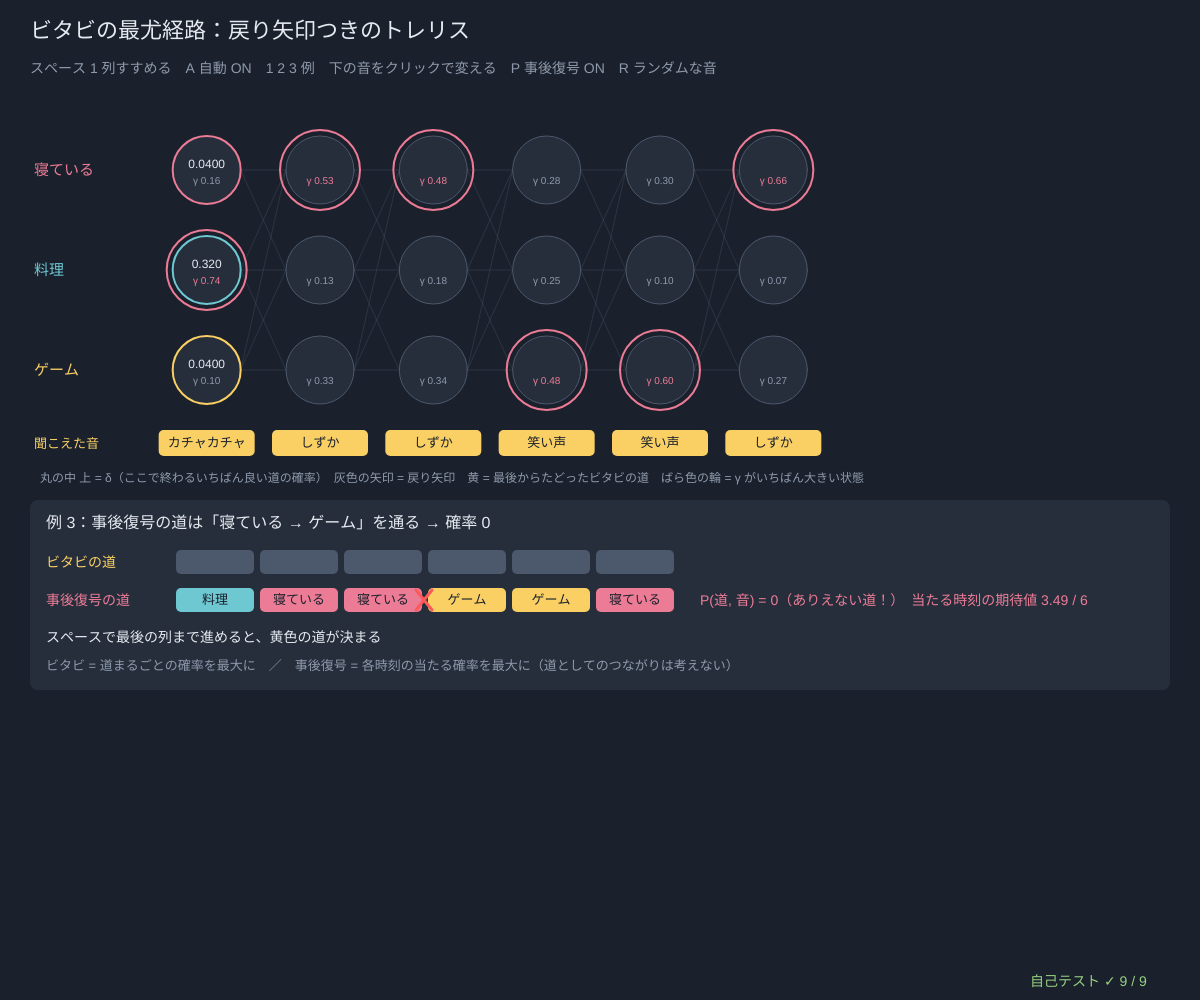
Frame 1 (no input)
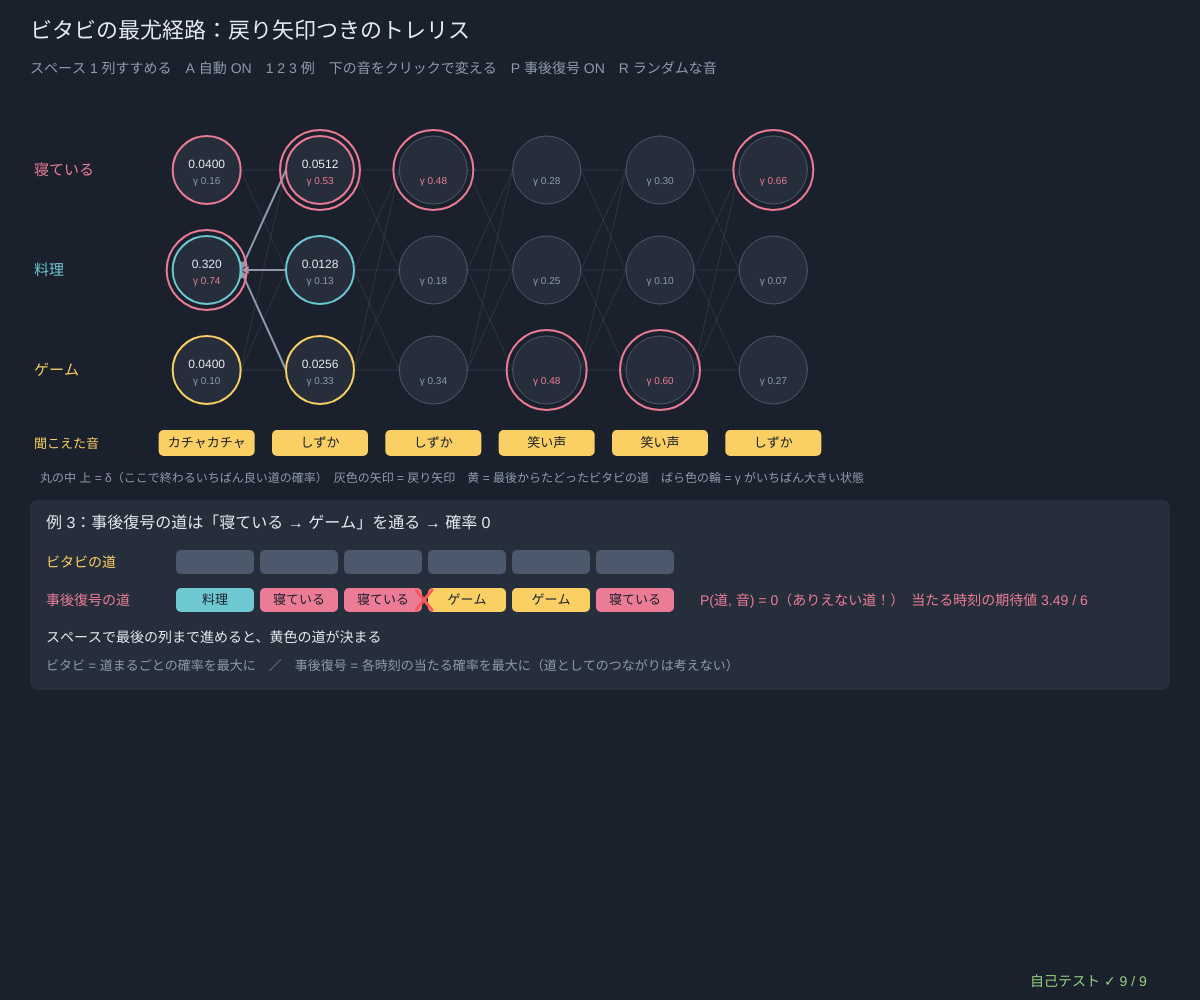
Frame 60 (no input)
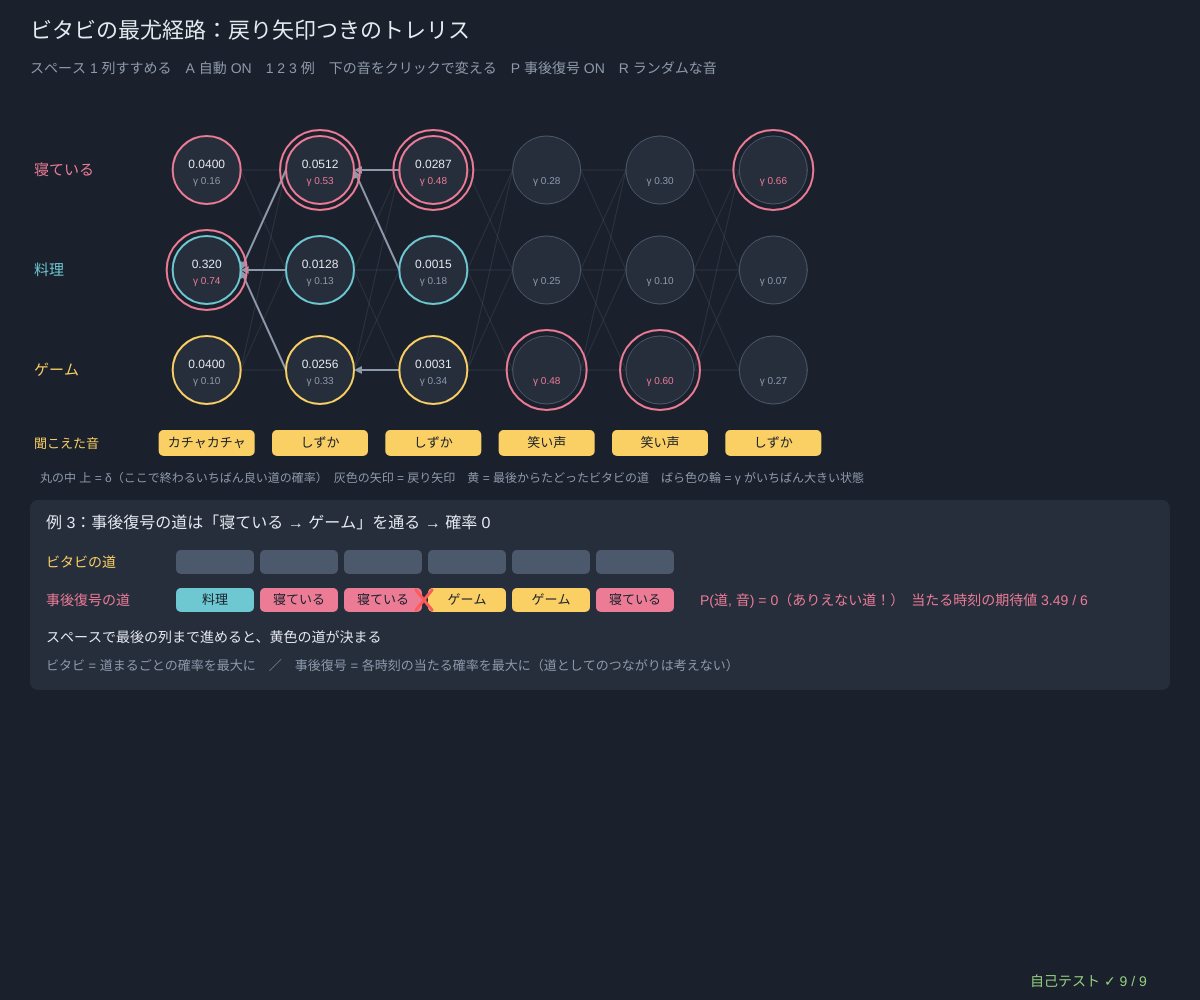
Frame 120 (the mouse pressed at the canvas centre since frame 60)

The p5.js sketch that drew these frames (run headless with seeded random() and noise() and a simulated clock; from frame 60 on, the mouse is pressed at the canvas centre):

// p5.js sketch
// ── sketch.js
// ============================================
// 03 ビタビの最尤経路 ─ となりの部屋の人（寝ている・料理・ゲーム）は見えず、聞こえる音（しずか・カチャカチャ・笑い声）だけがわかる。
// 「いちばんありそうな 1 本の道」をさがす：トレリスの各点に δ_t(j) = 「ここで終わるいちばん良い道の確率」と、1 つ前の状態への戻り矢印を書く。
//   δ_t(j) = b_j(x_t) × max_i δ_{t−1}(i) a_ij。最後の列でいちばん大きい点から、矢印を逆にたどる（足し算を max に変えた前向き。マックスプラスはシリーズ 59 の 13）
// 事後復号 = 時刻ごとに γ_t がいちばん大きい状態をつないだ道。ビタビの道とちがうことがあり、つないだ道が「ありえない」（確率 0）こともある
//   このモデルでは「寝ている → ゲーム」は起きない（a = 0）
// スペース 1 列すすめる / A 自動 / 1 2 3 例 / 下の音をクリックで変える / P 事後復号を表示 / R ランダムな音
// ============================================

const V_STATES = ['寝ている', '料理', 'ゲーム'], V_OBS = ['しずか', 'カチャカチャ', '笑い声'];
const room = {                           // ★ モデル（寝ている → ゲーム は 0）
  p0: [0.4, 0.4, 0.2],
  tr: [[0.7, 0.3, 0], [0.2, 0.4, 0.4], [0.2, 0.2, 0.6]],
  em: [[0.8, 0.1, 0.1], [0.1, 0.8, 0.1], [0.2, 0.2, 0.6]],
};
const EXAMPLES = [[0, 0, 1, 1, 2, 2], [2, 1, 0, 2, 2, 2], [1, 0, 0, 2, 2, 0]];   // ★ 例 1 同じ道 / 例 2 ちがう道 / 例 3 事後復号の道が確率 0
const EX_NOTES = ['例 1：2 つの道は同じ', '例 2：2 つの道がちがう', '例 3：事後復号の道は「寝ている → ゲーム」を通る → 確率 0'];
let seq = EXAMPLES[2].slice(), exNo = 2, colsDone = 1, auto = true, showPost = true, vit = null, sm = null, pd = [], obsHit = [];

function setup() {
  createCanvas(windowWidth, windowHeight);
  selfTest();
  seedRng(73); refresh();
}
function windowResized() { resizeCanvas(windowWidth, windowHeight); }
function refresh() { let eb = emTable(room, seq); vit = viterbiLog(room, eb); sm = smoothAll(room, eb); pd = postDecode(sm.gam); colsDone = 1; }
function expectedHits(gam, zs) { let s = 0; for (let t = 0; t < zs.length; t++) s += gam[t][zs[t]]; return s; }   // その道が当たっている時刻の数の期待値

function draw() {
  background(...BG);
  let len = seq.length, eb = emTable(room, seq), done = colsDone >= len;
  if (auto && frameCount % 45 === 0 && colsDone < len) colsDone++;
  hudTitle('ビタビの最尤経路：戻り矢印つきのトレリス', 'スペース 1 列すすめる　A 自動 ' + (auto ? 'ON' : 'OFF') + '　1 2 3 例　下の音をクリックで変える　P 事後復号 ' + (showPost ? 'ON' : 'OFF') + '　R ランダムな音');
  let gx = 150, gy = 120, gw = Math.max(520, width - 520), gh = 300, tx = (t) => gx + ((t + 0.5) * gw) / len, ty = (j) => gy + ((j + 0.5) * gh) / 3, r = Math.min(34, gw / len / 2 - 10);
  for (let j = 0; j < 3; j++) note(V_STATES[j], 34, ty(j) + 5, ST_COLS[j], 15);
  // うすい線 = できる遷移、太い線 = 戻り矢印（各点の「1 つ前」）
  for (let t = 1; t < len; t++) for (let i = 0; i < 3; i++) for (let j = 0; j < 3; j++) if (room.tr[i][j] > 0) { stroke(...LINEC, 90); strokeWeight(1); line(tx(t - 1) + r, ty(i), tx(t) - r, ty(j)); }
  for (let t = 1; t < colsDone; t++) for (let j = 0; j < 3; j++) {
    let i = vit.bp[t][j]; if (i < 0 || vit.dl[t][j] === -Infinity) continue;
    let onPath = done && vit.vitPath[t] === j; stroke(...(onPath ? LAN : DIMC)); fill(...(onPath ? LAN : DIMC)); strokeWeight(onPath ? 5 : 2);
    arrowLine(tx(t) - r, ty(j), tx(t - 1) + r, ty(i), onPath ? 12 : 8);
  }
  obsHit = [];
  for (let t = 0; t < len; t++) {
    for (let j = 0; j < 3; j++) {
      let on = t < colsDone, onPath = done && vit.vitPath[t] === j;
      stroke(...(onPath ? LAN : on ? ST_COLS[j] : LINEC)); strokeWeight(onPath ? 5 : on ? 2 : 1); fill(...PANEL); circle(tx(t), ty(j), 2 * r);
      if (on) { noStroke(); fill(...INK); textSize(12); textAlign(CENTER, CENTER); text(fmtP(Math.exp(vit.dl[t][j])), tx(t), ty(j) - 5); }
      if (showPost) {
        noStroke(); fill(...(pd[t] === j ? ROSE : DIMC)); textSize(10); textAlign(CENTER, CENTER); text('γ ' + fmtN(sm.gam[t][j], 2), tx(t), ty(j) + 11);
        if (pd[t] === j) { noFill(); stroke(...ROSE); strokeWeight(2); circle(tx(t), ty(j), 2 * r + 12); }
      }
    }
    let bw = Math.min(96, gw / len - 8); noStroke(); fill(...LAN); rect(tx(t) - bw / 2, gy + gh + 10, bw, 26, 5);
    fill(...BG); textSize(bw > 80 ? 13 : 10); textAlign(CENTER, CENTER); text(V_OBS[seq[t]], tx(t), gy + gh + 23);
    obsHit.push({ x: tx(t) - bw / 2, y: gy + gh + 10, w: bw, h: 26 });
  }
  note('聞こえた音', 34, gy + gh + 28, LAN, 13);
  note('丸の中 上 = δ（ここで終わるいちばん良い道の確率）　灰色の矢印 = 戻り矢印　黄 = 最後からたどったビタビの道　ばら色の輪 = γ がいちばん大きい状態', gx - 110, gy + gh + 62, DIMC, 12);
  // ---- 2 つの道の比較
  let py = gy + gh + 80, pv = Math.exp(vit.logP), pp = Math.exp(pathLogProb(room, eb, pd)), same = pd.join() === vit.vitPath.join();
  panelBox(30, py, Math.min(width - 60, 1180), 190);
  note(exNo >= 0 ? EX_NOTES[exNo] : '自分で変えた音の列', 46, py + 28, INK, 16);
  pathRow('ビタビの道', vit.vitPath, 46, py + 62, LAN, done);
  if (done) note('P(道, 音) = ' + fmtP(pv) + '　当たる時刻の期待値 ' + fmtN(expectedHits(sm.gam, vit.vitPath), 2) + ' / ' + len, 46 + 150 + len * 84, py + 67, LAN, 14);
  pathRow('事後復号の道', pd, 46, py + 100, ROSE, showPost);
  if (showPost) note('P(道, 音) = ' + fmtP(pp) + (pp === 0 ? '（ありえない道！）' : '') + '　当たる時刻の期待値 ' + fmtN(expectedHits(sm.gam, pd), 2) + ' / ' + len, 46 + 150 + len * 84, py + 105, ROSE, 14);
  note(!done ? 'スペースで最後の列まで進めると、黄色の道が決まる' : same ? '2 つの道は同じ。' : pp === 0 ? '時刻ごとの「いちばん」をつなぐと、起こりえない移り方（寝ている → ゲーム）が入った。道として使うならビタビ。' : '道まるごとの確率はビタビが最大。時刻ごとの当たりやすさは事後復号が最大。', 46, py + 142, INK, 14);
  note('ビタビ = 道まるごとの確率を最大に　／　事後復号 = 各時刻の当たる確率を最大に（道としてのつながりは考えない）', 46, py + 170, DIMC, 13);
  drawSelfTest();
}
function pathRow(name, zs, x, y, col, visible) {
  note(name, x, y + 5, col, 14);
  for (let t = 0; t < zs.length; t++) {
    noStroke(); fill(...(visible ? ST_COLS[zs[t]] : LINEC)); rect(x + 130 + t * 84, y - 12, 78, 24, 5);
    if (visible) { fill(...BG); textSize(13); textAlign(CENTER, CENTER); text(V_STATES[zs[t]], x + 130 + t * 84 + 39, y); }
    if (visible && t > 0 && room.tr[zs[t - 1]][zs[t]] === 0) { stroke(255, 90, 90); strokeWeight(3); line(x + 130 + t * 84 - 12, y - 10, x + 130 + t * 84 + 4, y + 10); line(x + 130 + t * 84 + 4, y - 10, x + 130 + t * 84 - 12, y + 10); }
  }
}

function mousePressed() {
  for (let t = 0; t < obsHit.length; t++) { let h = obsHit[t]; if (mouseX >= h.x && mouseX < h.x + h.w && mouseY >= h.y && mouseY < h.y + h.h) { seq[t] = (seq[t] + 1) % 3; exNo = -1; refresh(); colsDone = seq.length; return; } }
}
function keyPressed() {
  if (key === ' ') { if (colsDone >= seq.length) colsDone = 1; else colsDone++; auto = false; }
  if (key === 'a' || key === 'A') auto = !auto;
  if (key === 'p' || key === 'P') showPost = !showPost;
  if (key === '1' || key === '2' || key === '3') { exNo = Number(key) - 1; seq = EXAMPLES[exNo].slice(); refresh(); }
  if (key === 'r' || key === 'R') { seq = seq.map(() => rndInt(0, 2)); exNo = -1; refresh(); }
  return false;
}

// やってみよう
// 1. 例 3 で、事後復号の道のどこが「ありえない」？ そこの音を 1 つ変えると 2 つの道はそろう？
// 2. 音をクリックで変えて、ビタビの道が「全部 寝ている」になる列を作ろう。笑い声が 1 回まじってもそうなる？
// 3. room.tr の「寝ている → ゲーム」を 0.1 にすると（行の合計は 1 に）、例 3 はどう変わる？
// 4. 丸の中の δ は右へ行くほど小さくなる。長さ 1000 の列ではどうなる？（→ 06）

// ---- 自己テスト
function selfTest() {
  selfTestResults = [];
  seedRng(730);
  check('π・A・B の行の合計 = 1、寝ている → ゲーム は 0', near(sumOf(room.p0), 1, 1e-12) && rowSumErr(room.tr) < 1e-12 && rowSumErr(room.em) < 1e-12 && room.tr[0][2] === 0);
  let worst = 0, okBack = true, okOrder = true, nDiff = 0, nZero = 0;
  for (let k = 0; k < 729; k++) {
    let xs = []; let q = k; for (let t = 0; t < 6; t++) { xs.push(q % 3); q = Math.floor(q / 3); }
    let eb = emTable(room, xs), v = viterbiLog(room, eb), bf = bruteAll(room, eb), s = smoothAll(room, eb), dec = postDecode(s.gam), lp = pathLogProb(room, eb, dec);
    worst = Math.max(worst, Math.abs(Math.exp(v.logP) - bf.bestP) / bf.bestP, Math.abs(pathLogProb(room, eb, v.vitPath) - v.logP));
    for (let j = 0; j < 3; j++) { let zs = [], z = j; for (let t = 5; t >= 0; t--) { zs[t] = z; z = v.bp[t][z] >= 0 ? v.bp[t][z] : 0; } if (v.dl[5][j] > -Infinity && Math.abs(pathLogProb(room, eb, zs) - v.dl[5][j]) > 1e-12) okBack = false; }
    if (lp > v.logP + 1e-12 || expectedHits(s.gam, dec) < expectedHits(s.gam, v.vitPath) - 1e-12) okOrder = false;
    if (dec.join() !== v.vitPath.join()) nDiff++; if (lp === -Infinity) nZero++;
  }
  check('長さ 6 の音の列 729 通り全部：ビタビの道の確率 = 総当たり（729 本）の最大', worst < 1e-12);
  check('どの点からも、戻り矢印をたどった道の確率 = その点の δ', okBack);
  check('道の確率はビタビ ≥ 事後復号、当たる時刻の期待値は事後復号 ≥ ビタビ（729 通り全部）', okOrder);
  check('729 通りのうち ' + nDiff + ' 通りで 2 つの道がちがい、' + nZero + ' 通りで事後復号の道は確率 0', nDiff > 100 && nZero > 10);
  let res = EXAMPLES.map((xs) => { let eb = emTable(room, xs), v = viterbiLog(room, eb), s = smoothAll(room, eb), dec = postDecode(s.gam), marg = Math.min(...s.gam.map((g) => { let o = g.slice().sort((a, b) => b - a); return o[0] - o[1]; })); return { v, dec, lp: pathLogProb(room, eb, dec), marg }; });
  check('例 1：ビタビの道 = 事後復号の道', res[0].dec.join() === res[0].v.vitPath.join());
  check('例 2：道はちがうが、事後復号の道の確率は 0 より大きくビタビより小さい', res[1].dec.join() !== res[1].v.vitPath.join() && res[1].lp > -Infinity && res[1].lp < res[1].v.logP - 0.05);
  check('例 3：事後復号の道（料理・寝・寝・ゲーム・ゲーム・寝）は確率 0、ビタビの道は 0 でない（γ の差 > 0.1）', res[2].lp === -Infinity && res[2].dec.join() === '1,0,0,2,2,0' && res[2].v.logP > -Infinity && res[2].marg > 0.1);
  let st = { p0: [1, 0, 0], tr: room.tr, em: room.em }, v0 = viterbiLog(st, emTable(st, [2, 2, 2]));
  check('log 0 = −∞ をそのまま扱う：寝ているから始めると、次の時刻のゲームの δ は −∞（NaN ではない）', v0.dl[1][2] === -Infinity && noNaN(v0.dl) && v0.logP > -Infinity);
  reportSelfTest();
}

// ==================================================
// ここから下は「HMM の道具」（中身は読まなくても OK。消さないでね）
// ==================================================
// ---- 色と小さな道具（霧の夜と灯り：黄 = 見える観測、ばら色 = 隠れた状態）
const BG = [27, 33, 44];                // 背景（霧の夜の青ねずみ色）
const INK = [230, 234, 240];            // 文字（やわらかい白）
const LAN = [250, 208, 100], ROSE = [236, 124, 150], AQUA = [110, 200, 210], LILAC = [176, 156, 236], LEAF = [150, 210, 130], TANG = [240, 160, 96];
const DIMC = [142, 154, 172], PANEL = [38, 46, 60], LINEC = [76, 88, 108];
const ST_COLS = [ROSE, AQUA, LAN, LILAC, LEAF, TANG, [200, 200, 210], [130, 150, 240]];   // 状態の色
function clampv(v, a, b) { return v < a ? a : v > b ? b : v !== v ? a : v; }     // NaN なら a に戻す
function sumOf(a) { let s = 0; for (let v of a) s += v; return s; }
function argMax(a) { let b = 0; for (let i = 1; i < a.length; i++) if (a[i] > a[b]) b = i; return b; }   // 同点なら小さい番号
function fmtN(v, d) { if (typeof v !== 'number' || v !== v) return '?'; if (!isFinite(v)) return v > 0 ? '∞' : '−∞'; let s = v.toFixed(d === undefined ? 2 : d); return /^-0\.?0*$/.test(s) ? s.slice(1) : s; }
function fmtP(v) {                      // 確率の表示：小さい数は 1.2e-5 の形で
  if (typeof v !== 'number' || v !== v) return '?';
  if (v === 0) return '0'; if (Math.abs(v) >= 0.001) return v.toFixed(v >= 0.1 ? 3 : 4); return v.toExponential(1);
}
function hudTitle(t, sub) {             // 左上の見出しと操作の説明（日本語は 1 文字ずつ折り返す）
  textWrap(CHAR); noStroke(); fill(...INK); textSize(22); textAlign(LEFT, BASELINE); text(t, 30, 38);
  fill(...DIMC); textSize(14); textLeading(19); text(sub, 30, 62, width - 60);
}
function panelBox(x, y, w, h) { noStroke(); fill(...PANEL); rect(x, y, w, h, 8); }
function note(s, x, y, col, sz) { noStroke(); fill(...(col || DIMC)); textSize(sz || 13); textAlign(LEFT, BASELINE); text(s, x, y); }
// ---- 種つきの乱数（同じ種なら毎回同じ列 → 実験をくり返せる）
let rngState = 1;
function seedRng(s) { rngState = (s >>> 0) || 1; }
function rnd() {                       // 0〜1 の一様乱数（mulberry32）
  rngState = (rngState + 0x6d2b79f5) >>> 0;
  let t = rngState;
  t = Math.imul(t ^ (t >>> 15), t | 1);
  t ^= t + Math.imul(t ^ (t >>> 7), t | 61);
  return ((t ^ (t >>> 14)) >>> 0) / 4294967296;
}
function rndInt(a, b) { return a + Math.floor(rnd() * (b - a + 1)); }
function randn() { let u = 1 - rnd(), v = rnd(); return Math.sqrt(-2 * Math.log(u)) * Math.cos(2 * Math.PI * v); }   // 標準正規分布
function sampleFrom(p) { let u = rnd() * sumOf(p), c = 0; for (let i = 0; i < p.length; i++) { c += p[i]; if (u < c) return i; } return p.length - 1; }   // 確率 p[i] で i を返す
// ---- 隠れマルコフモデルの道具
// モデル m = { p0: はじめの分布 π, tr: 遷移行列 A（tr[i][j] = 状態 i の次に j）, em: 出力行列 B（em[j][k] = 状態 j が記号 k を出す） }
// どの計算も「出力の表」eb[t][j] = b_j(x_t)（時刻 t の観測を状態 j が出す確率）を受け取る → 記号でも数（正規分布）でも同じ道具が使える
function lg(p) { return p > 0 ? Math.log(p) : -Infinity; }          // log 0 は −∞（NaN にしない）
function logSumExp(a) {                // log(Σ e^a_i)：いちばん大きい値を先に引く。全部 −∞ なら −∞
  let m = -Infinity; for (let v of a) if (v > m) m = v;
  if (m === -Infinity) return -Infinity;
  let s = 0; for (let v of a) s += Math.exp(v - m);
  return m + Math.log(s);
}
function normRow(r) { let s = sumOf(r); return s > 1e-300 ? r.map((v) => v / s) : r.map(() => 1 / r.length); }   // 合計 1 に（全部 0 なら一様に）
function rowSumErr(a) { let d = 0; for (let r of a) d = Math.max(d, Math.abs(sumOf(r) - 1)); return d; }
function maxAbsDiff(a, b) { let d = 0; for (let i = 0; i < a.length; i++) d = Math.max(d, Array.isArray(a[i]) ? maxAbsDiff(a[i], b[i]) : Math.abs(a[i] - b[i])); return d; }
function vecMat(v, a) {                // 横ベクトル × 行列：1 歩先の分布
  let out = new Array(a[0].length).fill(0);
  for (let i = 0; i < v.length; i++) if (v[i] !== 0) for (let j = 0; j < out.length; j++) out[j] += v[i] * a[i][j];
  return out;
}
function emTable(m, xs) { return xs.map((x) => m.em.map((r) => r[x])); }   // 記号の列 → 出力の表
function hmmSample(m, n) {             // π, A, B からサイコロで列を作る：zs = 隠れた状態、xs = 観測
  let z = sampleFrom(m.p0), zs = [], xs = [];
  for (let t = 0; t < n; t++) { if (t > 0) z = sampleFrom(m.tr[z]); zs.push(z); xs.push(sampleFrom(m.em[z])); }
  return { zs, xs };
}
// ★ 前向き：α_t(j) = P(x_1..x_t, z_t = j) = b_j(x_t) Σ_i α_{t−1}(i) a_ij。尤度 P(x) = Σ_j α_T(j)
function fwdPlain(m, eb) {
  let n = m.p0.length, al = [];
  for (let t = 0; t < eb.length; t++) {
    let prev = t === 0 ? null : al[t - 1], row = new Array(n);
    for (let j = 0; j < n; j++) { let s = 0; if (t === 0) s = m.p0[j]; else for (let i = 0; i < n; i++) s += prev[i] * m.tr[i][j]; row[j] = s * eb[t][j]; }
    al.push(row);
  }
  return { al, lik: al.length ? sumOf(al[al.length - 1]) : 1 };
}
// ★ 後ろ向き：β_t(i) = P(x_{t+1}..x_T | z_t = i) = Σ_j a_ij b_j(x_{t+1}) β_{t+1}(j)。尤度 = Σ_i π_i b_i(x_1) β_1(i)
function bwdPlain(m, eb) {
  let n = m.p0.length, len = eb.length, be = new Array(len);
  for (let t = len - 1; t >= 0; t--) {
    be[t] = new Array(n).fill(t === len - 1 ? 1 : 0);
    if (t < len - 1) for (let i = 0; i < n; i++) for (let j = 0; j < n; j++) be[t][i] += m.tr[i][j] * eb[t + 1][j] * be[t + 1][j];
  }
  let lik = 0; if (len) for (let i = 0; i < n; i++) lik += m.p0[i] * eb[0][i] * be[0][i]; else lik = 1;
  return { be, lik };
}
// ★ スケーリングつきの前向き：毎時刻 合計 c_t で割る。ah[t] = P(z_t | x_1..x_t)（= フィルタ）、log P(x) = Σ log c_t
//   c_t = 0（ありえない観測）なら logLik = −∞ にして、その時刻は一様分布で先へ進む（NaN を作らない）
function fwdScaled(m, eb) {
  let n = m.p0.length, ah = [], cs = [], logLik = 0;
  for (let t = 0; t < eb.length; t++) {
    let pred = t === 0 ? m.p0 : vecMat(ah[t - 1], m.tr), row = pred.map((v, j) => v * eb[t][j]), c = sumOf(row);
    if (!(c > 0)) { logLik = -Infinity; row = new Array(n).fill(1 / n); c = 0; } else { row = row.map((v) => v / c); if (logLik !== -Infinity) logLik += Math.log(c); }
    ah.push(row); cs.push(c);
  }
  return { ah, cs, logLik };
}
function bwdScaled(m, eb, cs) {         // 同じ c_t で割った後ろ向き。γ_t(i) = ah[t][i] × bh[t][i]
  let n = m.p0.length, len = eb.length, bh = new Array(len);
  for (let t = len - 1; t >= 0; t--) {
    bh[t] = new Array(n).fill(t === len - 1 ? 1 : 0);
    if (t < len - 1) { let c = cs[t + 1] > 0 ? cs[t + 1] : 1; for (let i = 0; i < n; i++) { let s = 0; for (let j = 0; j < n; j++) s += m.tr[i][j] * eb[t + 1][j] * bh[t + 1][j]; bh[t][i] = s / c; } }
  }
  return bh;
}
function fwdLog(m, eb) {                // 対数のまま：log α_t(j) = log b_j(x_t) + logSumExp_i(log α_{t−1}(i) + log a_ij)
  let n = m.p0.length, la = [], lt = m.tr.map((r) => r.map(lg)), buf = new Array(n);
  for (let t = 0; t < eb.length; t++) {
    let row = new Array(n);
    for (let j = 0; j < n; j++) { let s; if (t === 0) s = lg(m.p0[j]); else { for (let i = 0; i < n; i++) buf[i] = la[t - 1][i] + lt[i][j]; s = logSumExp(buf); } row[j] = s + lg(eb[t][j]); }
    la.push(row);
  }
  return { la, logLik: la.length ? logSumExp(la[la.length - 1]) : 0 };
}
// ★ 平滑化：γ_t(i) = P(z_t = i | 全部の観測)。filt = フィルタ P(z_t | x_1..x_t)
function smoothAll(m, eb) {
  let f = fwdScaled(m, eb), bh = bwdScaled(m, eb, f.cs);
  let gam = f.ah.map((a, t) => normRow(a.map((v, i) => v * bh[t][i])));
  return { filt: f.ah, gam, bh, cs: f.cs, logLik: f.logLik };
}
function xiAt(m, eb, sm, t) {           // ξ_t(i, j) = P(z_t = i, z_{t+1} = j | 全部の観測)
  let n = m.p0.length, c = sm.cs[t + 1] > 0 ? sm.cs[t + 1] : 1, out = [];
  for (let i = 0; i < n; i++) { out.push(new Array(n)); for (let j = 0; j < n; j++) out[i][j] = (sm.filt[t][i] * m.tr[i][j] * eb[t + 1][j] * sm.bh[t + 1][j]) / c; }
  return out;
}
// ★ ビタビ（対数）：dl[t][j] = 時刻 t に状態 j で終わるいちばん良い道の log 確率、bp[t][j] = そのとき 1 つ前にいた状態（戻り矢印）
function viterbiLog(m, eb) {
  let n = m.p0.length, len = eb.length, dl = [], bp = [], lt = m.tr.map((r) => r.map(lg));
  for (let t = 0; t < len; t++) {
    let row = new Array(n), back = new Array(n).fill(-1);
    for (let j = 0; j < n; j++) {
      let best = -Infinity, arg = -1;
      if (t === 0) best = lg(m.p0[j]); else for (let i = 0; i < n; i++) { let v = dl[t - 1][i] + lt[i][j]; if (v > best) { best = v; arg = i; } }
      row[j] = best + lg(eb[t][j]); back[j] = arg;
    }
    dl.push(row); bp.push(back);
  }
  let vitPath = new Array(len).fill(0), logP = len ? -Infinity : 0;
  if (len) { let z = argMax(dl[len - 1]); logP = dl[len - 1][z]; for (let t = len - 1; t >= 0; t--) { vitPath[t] = z; z = bp[t][z] >= 0 ? bp[t][z] : 0; } }
  return { vitPath, logP, dl, bp };
}
function pathLogProb(m, eb, zs) {       // 1 本の道 zs と観測がいっしょに起きる log 確率
  let s = 0; for (let t = 0; t < zs.length; t++) s += (t === 0 ? lg(m.p0[zs[0]]) : lg(m.tr[zs[t - 1]][zs[t]])) + lg(eb[t][zs[t]]);
  return s;
}
function postDecode(gam) { return gam.map(argMax); }                 // 事後復号：時刻ごとにいちばんありそうな状態
// ★ 総当たり：N^T 本の道を全部ためす（短い列だけ）。尤度、γ、ξ、いちばん良い道
function bruteAll(m, eb) {
  let n = m.p0.length, len = eb.length, total = Math.pow(n, len), zs = new Array(len).fill(0);
  let lik = 0, gam = eb.map(() => new Array(n).fill(0)), xi = eb.slice(1).map(() => m.p0.map(() => new Array(n).fill(0))), bestP = -1, best = null;
  for (let k = 0; k < total; k++) {
    let r = k; for (let t = len - 1; t >= 0; t--) { zs[t] = r % n; r = Math.floor(r / n); }
    let p = 1; for (let t = 0; t < len && p > 0; t++) p *= (t === 0 ? m.p0[zs[0]] : m.tr[zs[t - 1]][zs[t]]) * eb[t][zs[t]];
    if (p > bestP) { bestP = p; best = zs.slice(); }
    if (p === 0) continue;
    lik += p; for (let t = 0; t < len; t++) { gam[t][zs[t]] += p; if (t > 0) xi[t - 1][zs[t - 1]][zs[t]] += p; }
  }
  if (lik > 0) { gam = gam.map((g) => g.map((v) => v / lik)); xi = xi.map((x) => x.map((r) => r.map((v) => v / lik))); }
  return { lik, gam, xi, best, bestP, paths: total };
}
function stationaryOf(tr) {             // 定常分布 π A = π（なまけた連鎖 (π + πA)/2 をくり返す。周期があっても収束する）
  let v = new Array(tr.length).fill(1 / tr.length);
  for (let k = 0; k < 4000; k++) { let w = vecMat(v, tr), d = 0; for (let i = 0; i < v.length; i++) { let u = (v[i] + w[i]) / 2; d = Math.max(d, Math.abs(u - v[i])); v[i] = u; } if (d < 1e-15) break; }
  return normRow(v);
}
function hmmLogLik(m, xs) { return fwdScaled(m, emTable(m, xs)).logLik; }   // 記号の列の対数尤度 log P(x)
function predictK(belief, tr, k) { let v = belief.slice(); for (let s = 0; s < k; s++) v = vecMat(v, tr); return v; }   // k 歩先の予測：A を k 回掛ける
// ---- グラフの道具：g = { x, y, w, h, x0, x1, y0, y1 }
function gX(g, v) { return g.x + clampv((v - g.x0) / (g.x1 - g.x0), -0.02, 1.02) * g.w; }
function gY(g, v) { return g.y + g.h - clampv((v - g.y0) / (g.y1 - g.y0), -0.02, 1.02) * g.h; }
function plotAxes(g, xl, yl, xt, yt) {
  stroke(...LINEC); strokeWeight(1); noFill(); rect(g.x, g.y, g.w, g.h);
  noStroke(); fill(...DIMC); textSize(12); textAlign(CENTER, TOP);
  for (let v of xt) text(+v.toPrecision(4), gX(g, v), g.y + g.h + 4);
  textAlign(RIGHT, CENTER);
  for (let v of yt) text(+v.toPrecision(4), g.x - 5, gY(g, v));
  textAlign(LEFT, BASELINE); fill(...INK); textSize(13);
  text(xl, g.x + g.w - textWidth(xl), g.y + g.h + 32); text(yl, g.x, g.y - 8);
}
function polyline(pts) {               // 点が 2 つ以上あるときだけ折れ線を描く（空の beginShape を作らない）
  if (pts.length < 2) return;
  noFill(); beginShape(); for (let p of pts) vertex(p[0], p[1]); endShape();
}
function drawCurve(g, arr, col, sw, xOff, from, to) {   // arr[i] を x = i (+ xOff) に。長いときは間引いて 600 点まで
  let a = from || 0, b = to === undefined ? arr.length : to, n = b - a, stride = Math.max(1, Math.ceil(n / 600)), pts = [];
  for (let i = a; i < b; i += stride) if (isFinite(arr[i])) pts.push([gX(g, i + (xOff || 0)), gY(g, arr[i])]);
  stroke(...col); strokeWeight(sw || 2); polyline(pts);
}
function legend(x, y, items) {         // items = [[色, 名前], …]
  textSize(13); textAlign(LEFT, CENTER);
  for (let [c, s] of items) { noStroke(); fill(...c); rect(x, y - 5, 16, 10, 2); fill(...INK); text(s, x + 22, y); y += 20; }
}
function drawMatrix(a, x, y, cw, ch, rowNames, colNames, opts) {   // 行列を色つきの表で（明るい = 大きい）
  opts = opts || {}; let d = opts.digits === undefined ? 2 : opts.digits, col = opts.col || AQUA;
  textAlign(CENTER, CENTER); textSize(opts.ts || 13);
  for (let i = 0; i < a.length; i++) for (let j = 0; j < a[i].length; j++) {
    let v = a[i][j], t = clampv(Math.abs(v) / (opts.hi || 1), 0, 1); noStroke();
    fill(PANEL[0] + t * (col[0] * 0.75 - PANEL[0]), PANEL[1] + t * (col[1] * 0.75 - PANEL[1]), PANEL[2] + t * (col[2] * 0.75 - PANEL[2])); rect(x + j * cw, y + i * ch, cw - 2, ch - 2, 3);
    if (opts.numbers !== false) { fill(...INK); text(fmtN(v, d), x + j * cw + cw / 2, y + i * ch + ch / 2); }
  }
  fill(...DIMC);
  if (rowNames) for (let i = 0; i < a.length; i++) { textAlign(RIGHT, CENTER); text(rowNames[i], x - 6, y + i * ch + ch / 2); }
  if (colNames) for (let j = 0; j < a[0].length; j++) { textAlign(CENTER, BOTTOM); text(colNames[j], x + j * cw + cw / 2, y - 3); }
}
function drawBand(arr, x, y, w, h, colOf) {   // 状態の列を色の帯で（同じ色が続くところは 1 つの四角にまとめる）
  let n = arr.length, s = 0; noStroke();
  for (let t = 1; t <= n; t++) if (t === n || arr[t] !== arr[s]) { let c = colOf(arr[s]); if (c) { fill(...c); rect(x + (s / n) * w, y, ((t - s) / n) * w + 0.6, h); } s = t; }
}
function arrowLine(x1, y1, x2, y2, hs) { // 矢印
  let L = Math.hypot(x2 - x1, y2 - y1) || 1, ux = (x2 - x1) / L, uy = (y2 - y1) / L; hs = hs || 7;
  line(x1, y1, x2 - ux * hs * 0.6, y2 - uy * hs * 0.6);
  push(); noStroke(); triangle(x2, y2, x2 - ux * hs - uy * hs * 0.5, y2 - uy * hs + ux * hs * 0.5, x2 - ux * hs + uy * hs * 0.5, y2 - uy * hs - ux * hs * 0.5); pop();
}
// ---- 自己テストの道具
let selfTestResults = [];
function check(name, cond) { selfTestResults.push({ name, ok: !!cond }); }
function near(a, b, tol) { return typeof a === 'number' && isFinite(a) && Math.abs(a - b) <= (tol === undefined ? 1e-9 : tol); }
function noNaN(v) { return Array.isArray(v) || ArrayBuffer.isView(v) ? Array.from(v).every(noNaN) : !(typeof v === 'number' && v !== v); }
function reportSelfTest() { for (let r of selfTestResults) (r.ok ? console.log : console.error)((r.ok ? '✓ ' : '✗ ') + r.name); }
function selfTestLine() { let n = selfTestResults.filter((r) => r.ok).length; return '自己テスト ' + (n === selfTestResults.length ? '✓ ' : '✗ ') + n + ' / ' + selfTestResults.length; }
function drawSelfTest(x, y) { noStroke(); fill(...(selfTestResults.every((r) => r.ok) ? LEAF : [255, 90, 90])); textSize(14); textAlign(LEFT, BASELINE); text(selfTestLine(), x === undefined ? width - 170 : x, y === undefined ? height - 14 : y); }
